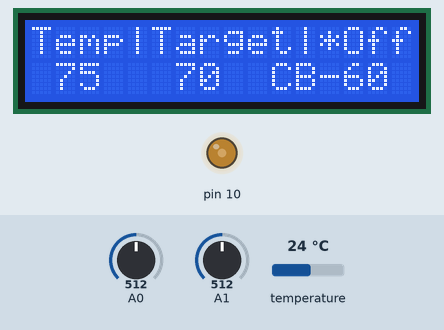
Bench run of a sketch on a simulated Arduino Mega 2560, built with avr-gcc and run on an emulated ATmega2560. Parts: 16×2 character LCD, output pins drawn as LEDs (lit = HIGH). The inputs (shaded band) are chosen by the test bench; at power-on: A0 = 512, A1 = 512, temperature 24 °C. No radio packets arrive unless stated.

Above: at 2.5 s.
2.6 s: A0 set to 393
4.1 s: A0 set to 367
At 7.6 s:
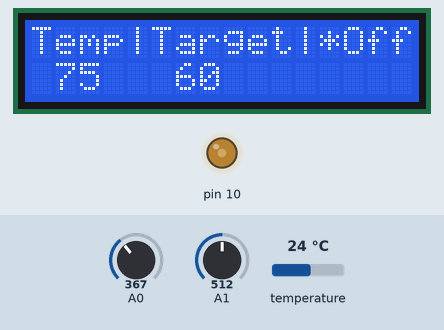
8.4 s: A0 set to 213
9.9 s: A0 set to 181
At 16.9 s:
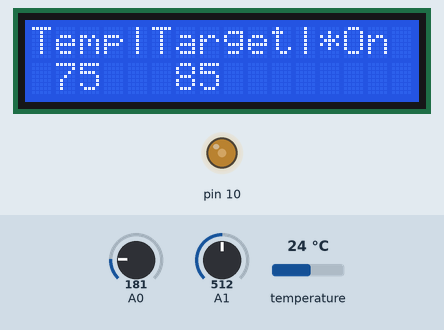
17.1 s: A1 set to 716
At 18.3 s:
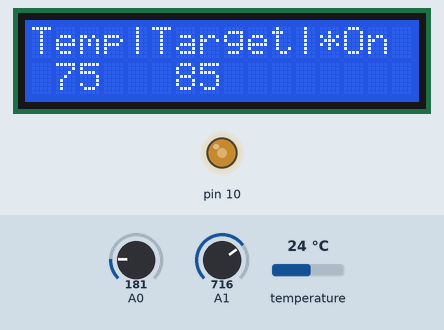
18.6 s: A0 set to 55
20.1 s: A0 set to 43
At 23.3 s:
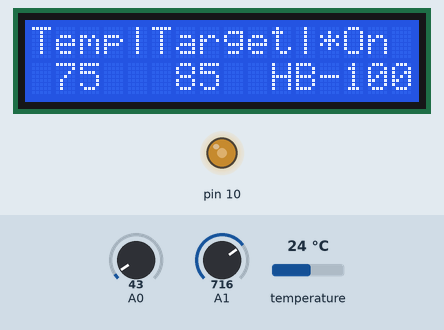
Timing chart, 0 to 23.8 s (numbered marks = the images above; inputs shaded):
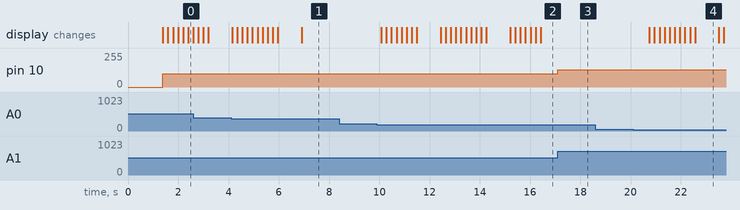

Measured:
- the behaviour switches between 380 and 379 on A0 (found by bisection; images 0 and 1)
- the behaviour switches between 195 and 194 on A0 (found by bisection; images 1 and 2)
- the behaviour switches between 50 and 49 on A0 (found by bisection; images 3 and 4)
- after the input at 8.4 s, every drawn part: stays the same
- after the input at 9.9 s, the display: first changes after 0.18 s (image 2 shows a later state)
- after the input at 17.1 s, pin 10: 101/255 → 129/255 at once
- after the input at 18.6 s, every drawn part: stays the same
- after the input at 20.1 s, the display: first changes after 0.65 s (image 4 shows a later state)
- what the display in image 4 shows lasts 0.9 s, from 22.6 s to 23.5 s

The sketch:

LCD-NRF_heater-digital.ino
```cpp
/*-----( Import needed libraries )-----*/
#include <SPI.h>   // Comes with Arduino IDE
#include "RF24.h"  // Download and Install (See above)
#include <LiquidCrystal.h>
#include <OneWire.h>
#include <DallasTemperature.h>
/*-----( Declare Constants and Pin Numbers )-----*/
//None yet
#define ONE_WIRE_BUS 0
OneWire oneWire(ONE_WIRE_BUS);
DallasTemperature sensors(&oneWire);
/*-----( Declare objects )-----*/
// (Create an instance of a radio, specifying the CE and CS pins. )
RF24 myRadio (2, 3); // "myRadio" is the identifier you will use in following methods
/*-----( Declare Variables )-----*/
byte addresses[][6] = {"1Node"}; // Create address for 1 pipe.
int dataTransmitted;  // Data that will be Transmitted from the transmitter


// select the pins used on the LCD panel
LiquidCrystal lcd(8, 9, 4, 5, 6, 7);

// define some values used by the panel and buttons
int lcd_key     = 0;
int adc_key_in  = 0;
#define btnRIGHT  0
#define btnUP     1
#define btnDOWN   2
#define btnLEFT   3
#define btnSELECT 4
#define btnNONE   5
//#define LCDOn() analogWrite(10,127) // turn on backlight
#define LCDOn() analogWrite(10,32+(analogRead(1)*0.1357)) // turn on backlight
//#define LCDOn() digitalWrite(10,1) // turn on backlight
#define LCDOff() analogWrite(10,1+(analogRead(1)*0.03125)) // turn off backlight
//#define LCDOff() digitalWrite(10,0) // turn off backlight
#define MaxTemp 85
#define MinTemp 60

bool changed = 0; //to detect state change for manual LCD brightness purposes.
bool pressed = 0; //to detect buttons pressed for manual LCD brightness purposes.
int HB = 0; // HEAT BLAST
unsigned long HBTime = 0; //Heat Blast start time
int CB = 0; // COOL BLAST
unsigned long CBTime = 0; //Cool Blast start time
//unsigned long BCancel = 0;
int sensorPin = 1;    // The potentiometer is connected to
// analog pin 0

int ledPin = 13;      // The LED is connected to digital pin 13
int heat = 0;
bool lastheat = 0;
int count = 0;
int degreesF;
int TargetTemp = 70 ; //deg F
int LastButton = btnNONE;
unsigned long LastBtnTime = 0;
unsigned long LastTransmit;
//unsigned long start_time

// read the buttons
int read_LCD_buttons()
{
  adc_key_in = analogRead(0);      // read the value from the sensor
  // my buttons when read are centered at these valies: 0, 144, 329, 504, 741
  // we add approx 50 to those values and check to see if we are close
  if (adc_key_in > 1000) return btnNONE; // We make this the 1st option for speed reasons since it will be the most likely result
  if (adc_key_in < 50)   return btnRIGHT;
  if (adc_key_in < 195)  return btnUP;
  if (adc_key_in < 380)  return btnDOWN;
  if (adc_key_in < 555)  return btnLEFT;
  if (adc_key_in < 790)  return btnSELECT;
  return btnNONE;  // when all others fail, return this...
}

void setup() {
  // put your setup code here, to run once:
  lcd.begin(16, 2);              // start the library
  lcd.clear();
  lcd.setCursor(0, 0);
  lcd.print("Temp|Target|*Off"); // print a simple message
  lcd.setCursor(6, 1);
  lcd.print(TargetTemp);
  sensors.requestTemperatures();
  delay(550); //wait for good first read
  degreesF = sensors.getTempCByIndex(0) * (9.0 / 5.0) + 32.0;
  //degreesF = degreesC * (9.0/5.0) + 32.0;
  lcd.setCursor(1, 1); // "Temp|Target|*Off" is top line
  lcd.print(degreesF);
  LastTransmit = millis();
  // END LCD, BEGIN NRF
  //  Serial.begin(115200);
  //  delay(1000);
  //  Serial.println(F("RF24/Simple Transmit data Test"));
  //  LCDOff();
  myRadio.begin();  // Start up the physical nRF24L01 Radio
  //  digitalWrite(10,0);
  LCDOn();
  myRadio.setChannel(108);  // Above most Wifi Channels
  // Set the PA Level low to prevent power supply related issues since this is a
  // getting_started sketch, and the likelihood of close proximity of the devices. RF24_PA_MAX is default.
  //myRadio.setPALevel(RF24_PA_MIN);
  myRadio.setPALevel(RF24_PA_MAX);  // Uncomment for more power

  myRadio.openWritingPipe( addresses[0]); // Use the first entry in array 'addresses' (Only 1 right now)
  //LCDOn();
  // END NRF

}

void loop() {
  LastButton = read_LCD_buttons();
  if ( (millis() - LastBtnTime) > 200 ) //button noise filter
  {
    switch (LastButton)
    {
      case btnRIGHT:
        {
          //     lcd.print("RIGHT ");
          if (!HB)
            HBTime = millis();
          CB = 0;
          HB++;
          lcd.setCursor(10, 1);
          lcd.print("      ");
          lcd.setCursor(10, 1);
          lcd.print("HB-");
          lcd.print((int)((1 + (HBTime + 600000 * HB - millis()) / 60000)));
          LastBtnTime = millis();
          break;
        }
      case btnLEFT:
        {
          //     lcd.print("LEFT   ");
          if (!CB)
            CBTime = millis();
          HB = 0;
          CB++;
          LastBtnTime = millis();
          lcd.setCursor(10, 1);
          lcd.print("      ");
          lcd.setCursor(10, 1);
          lcd.print("CB-");
          lcd.print((int)((1 + (CBTime + 600000 * CB - millis()) / 60000)));
          break;
        }
      case btnUP:
        {
          //     lcd.print("UP    ");
          if (TargetTemp < MaxTemp)
            TargetTemp++;
          LastBtnTime = millis();
          lcd.setCursor(6, 1);
          lcd.print(TargetTemp);
          break;
        }
      case btnDOWN:
        {
          //     lcd.print("DOWN  ");
          if (TargetTemp > MinTemp)
            TargetTemp--;
          LastBtnTime = millis();
          lcd.setCursor(6, 1);
          lcd.print(TargetTemp);
          break;
        }
      case btnSELECT:
        {
          //     lcd.print("SELECT");
          LastBtnTime = millis();

          break;
        }
      case btnNONE:
        {
          //     lcd.print("NONE  ");
          break;
        }
    } // endif button switch
  } // endif button noise

  //lcd.setCursor(10,1);
  //lcd.print(millis() - LastBtnTime);

  if (millis() - LastBtnTime < 15000 ) // light fade
  {
    LCDOn();
  }
  else
  {
    LCDOff();
  }


  if ( (millis() - LastTransmit) >= 2000 )
  {
    sensors.requestTemperatures();
    degreesF = sensors.getTempCByIndex(0) * (9.0 / 5.0) + 32.0;
    if (CBTime + 600000 * CB <= millis())
      CB = 0;
    if (HBTime + 600000 * HB <= millis())
      HB = 0;

    if ( (TargetTemp <= MinTemp && !HB) || CB  )
      heat = 0;
    else if ( (TargetTemp >= MaxTemp && !CB) || HB )
      heat = 1;
    else // sensor in range or HB on/off
    {
      if ( TargetTemp > degreesF )
        heat = 1;
      else
        heat = 0;
    }


    lcd.setCursor(10, 1);
    lcd.print("      ");
    //    lcd.print("x");
    if (CB)
    {
      lcd.setCursor(10, 1);
      lcd.print("CB-");
      lcd.print((int)((1 + (CBTime + 600000 * CB - millis()) / 60000)));
      if (CB > 6)
        CB = 0;
    }
    else if (HB)
    {
      lcd.setCursor(10, 1);
      lcd.print("HB-");
      lcd.print((int)((1 + (HBTime + 600000 * HB - millis()) / 60000)));
      if (HB > 6)
        HB = 0;
    }
    /*    else // (!HB && !CB)
        {
          lcd.setCursor(10,1);
          lcd.print("      ");
        }  */
    myRadio.write( &heat, sizeof(heat) ); //  Transmit the data
    //    lcd.print("mit");
    LastTransmit = millis();
    //    lcd.setCursor(10,1);
    //    lcd.print("123");
    lcd.setCursor(1, 1); // "Temp|Target|*Off" is top line
    lcd.print(degreesF);
    lcd.setCursor(13, 0);
    if (heat)
      lcd.print("On ");
    else
      lcd.print("Off");
  }

}
```
